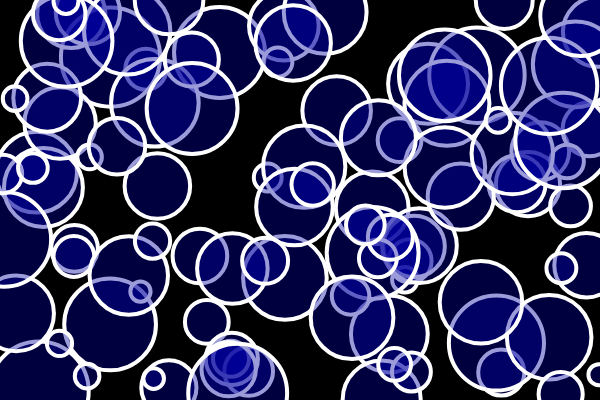
Frame 1 (no input)
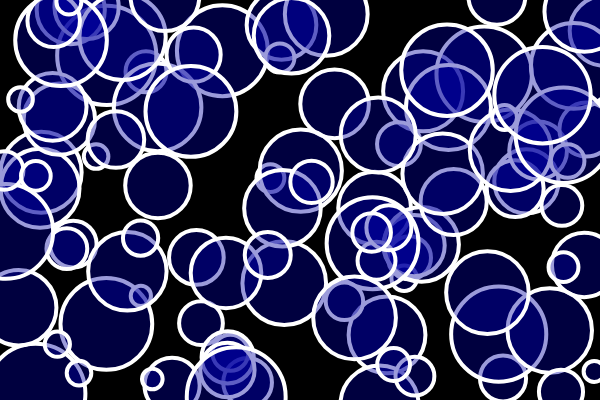
Frame 60 (no input)
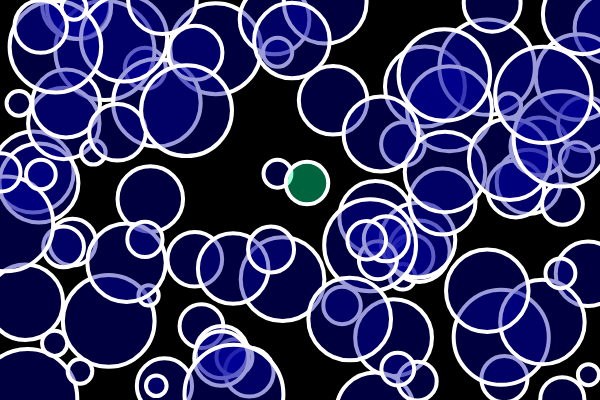
Frame 120 (the mouse pressed at the canvas centre since frame 60)

The p5.js sketch that drew these frames (run headless with seeded random() and noise() and a simulated clock; from frame 60 on, the mouse is pressed at the canvas centre):

// p5.js sketch
// ── sketch.js
/*
  Copy of the code from Coding Train 7.5 Removing Objects from Arrays
  Practice deleting objects from array

  Goal - create bubbles that change in some way if hover & delete when clicked
*/

let bubbles = [];

function setup() {
  createCanvas(600, 400);
  for (let i = 0; i < 100; i++) {
    let x = random(width);
    let y = random(height);
    let r = random(10, 50);
    let b = new Bubble(x, y, r);
    bubbles.push(b);
  }
}

//when mouse pressed, run a function on the bubble
//function will check if the bubble is pressed
function mousePressed() {
  for (let i = bubbles.length-1; i>=0 ; i--) {
    if (bubbles[i].hover(mouseX, mouseY)){
    	bubbles.splice(i,1);
    }
  }
}

function draw() {
  background(0);

  for (i = 0; i < bubbles.length; i++) {
    if (bubbles[i].hover(mouseX,mouseY)){
    	bubbles[i].changeGreen(255);
    } else {
    	bubbles[i].changeGreen(0);
    }    
    bubbles[i].move();
    bubbles[i].show();
  }
}


class Bubble {
  constructor(x, y, r) {
    this.x = x;
    this.y = y;
    this.r = r;
    this.green = 0;
  }
  changeGreen(level){
  	this.green = level;
  }
  hover(px, py) {
    let d = dist(px, py, this.x, this.y);
    return d < this.r;
  }
  move() {
    this.x = this.x + random(-1, 1);
    this.y = this.y + random(-1, 1);
  }
  show() {
    stroke(255);
    strokeWeight(4);
    fill(0, this.green, 160, 100);
    ellipse(this.x, this.y, this.r * 2);
  }
}
